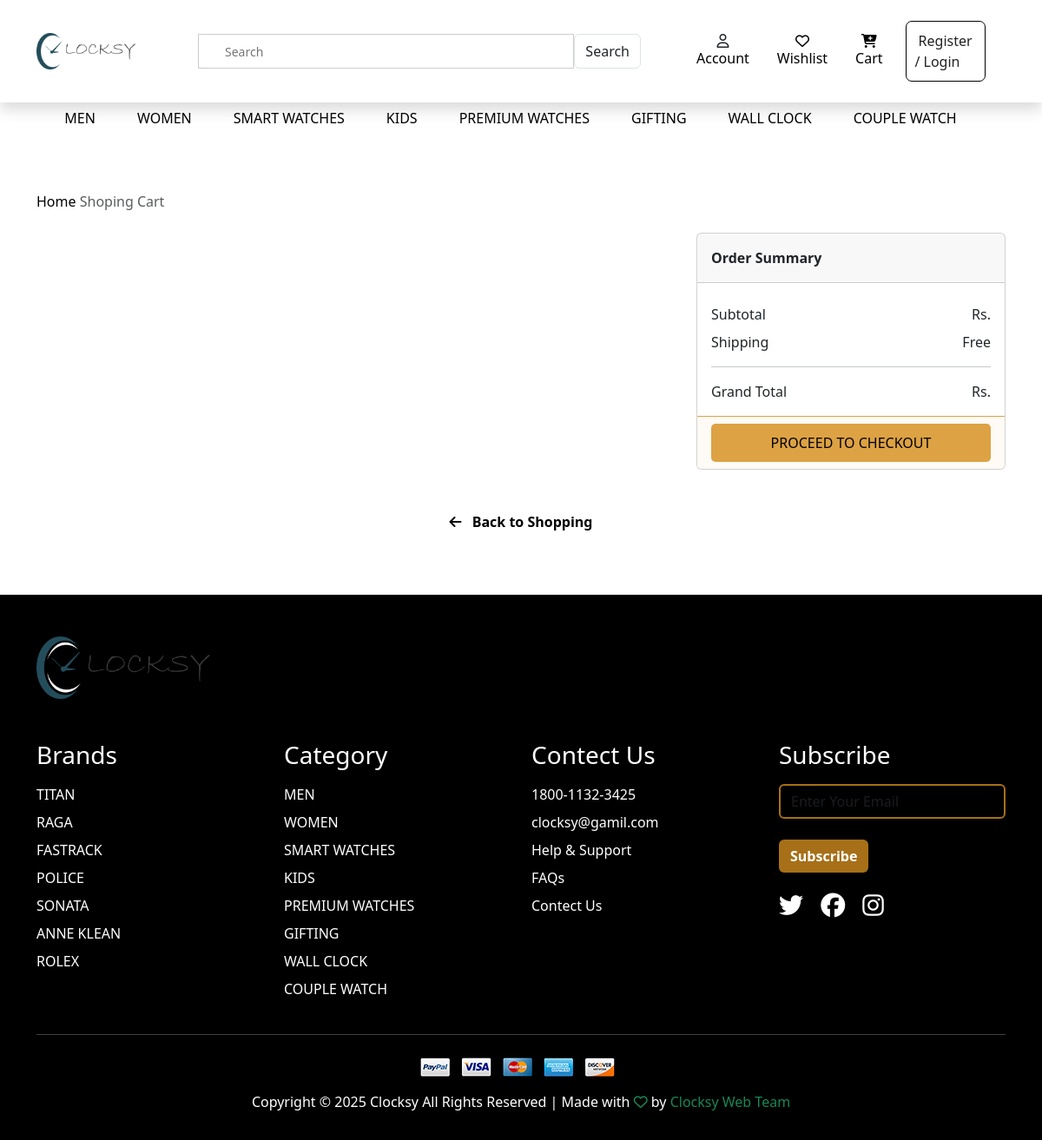
Page /cart_view/ on the committed database.
### clock_app/models.py (models this page shows)
class Category(models.Model):
    name = models.CharField(max_length=100)
    def __str__(self):
        return self.name

class Brand(models.Model):
    name = models.CharField(max_length=100)
    def __str__(self):
        return self.name

### clock_app/views.py (the view)
# urls.py: path('cart_view/', views.cart_view, name='cart_view'),
def cart_view(request):
    categories = Category.objects.all()
    brand = Brand.objects.all()
    cart = request.session.get("cart", {})
    print(cart)
    total_amount = sum(item['price'] * item['quantity'] for item in cart.values())
    return render(request, 'cart.html', {'categories': categories, 'totpal_amount': total_amount,'brands': brand, 'cart': cart})

### templates/cart.html (shortened to what this page needs)
{% extends "layout.html" %}
{% load static %}
{% block content %}
<section class="card-page my-5" style="">
    <div class="container mt-3 mb-4">
        <a href="/" class="text-decoration-none text-black">Home</a>
        <a href="#" class="text-decoration-none text-black text-muted">
            Shoping Cart
        </a>
    </div>
    <div class="container">
        <div class="row">
            <div class="col-md-8">
            </div>
            <div class="col-md-4">
                <div class="cart">
                    <div class="card">
                        <div class="card-header">
                            <p class="mb-0 fw-bold py-2">Order Summary</p>
                        </div>
                        <div class="card-body">
                            <div class="d-flex justify-content-between my-2">
                                <p class="mb-0">Subtotal</p>
                                <p class="mb-0">Rs. {{ total_amount }}</p>
                            </div>
                            <div class="d-flex justify-content-between my-2">
                                <p class="mb-0">Shipping</p>
                                <p class="mb-0">Free</p>
                            </div>
                            <hr>
                            <div class="d-flex justify-content-between">
                                <p class="mb-0">Grand Total</p>
                                <p class="mb-0">Rs. {{ total_amount }}</p>
                            </div>
                        </div>
                        <div class="card-footer" id="add-cart">
                            <a href="{% url 'payment' %}"><button class="w-100">Proceed to checkout</button></a>
                        </div>
                    </div>
                </div>
            </div>
        </div>
    </div>
    <div class="container my-5">
        <div class="row">
            <div class="col-md-12 col-lg-12 mb-4">
                <div class="d-flex align-items-center justify-content-center">
                    <a href="/category/Men" class="text-decoration-none text-black fw-bold">
                        <i class="fa-solid fa-arrow-left me-2"></i> Back to Shopping
                    </a>
                </div>
            </div>
        </div>
</section>
{% endblock %}

### templates/layout.html (shortened to what this page needs)
<!DOCTYPE html>
<html lang="en">
    {% load static %}
<head>
    <link rel="stylesheet" href="{% static '/css/style.css' %}">
    <link href="https://cdn.jsdelivr.net/npm/bootstrap@5.3.3/dist/css/bootstrap.min.css" rel="stylesheet">
    <link rel="stylesheet" href="https://cdnjs.cloudflare.com/ajax/libs/font-awesome/6.7.2/css/all.min.css" />
</head>
<body>
    <section class="Nav">
        <nav class="navbar navbar-expand-lg py-4 position-fixed top-0 w-100 bg-white z-3 box shadow d-flex align-items-center justify-content-center shadow">
            <div class="container">
                <div class="row w-100 d-flex align-items-center">
                    <div class="col-md-2">
                        <div class="logo pe-5">
                            <a href="{% url "index" %}">
                                <img src="{% static "/images/logo.png" %}" alt="Titan Logo" class="img-fluid w-100">
                            </a>
                        </div>
                    </div>
                    <div class="col-md-6">
                        <div class="search pe-4 d-flex align-items-center">
                            <form method="POST" action="/searchpage/" class="d-flex w-100">
                                <input type="text" placeholder="Search" name="search" class="w-100">
                                <button class="btn border">Search</button>
                            </form>
                        </div>
                    </div>
                    <div class="col-md-4 d-flex align-items-center justify-content-around">
                        <div class="icon d-flex align-items-center">
                            <div class="icon-item mx-3 d-flex align-items-center flex-column">
                                <i class="fa-regular fa-user"></i>
                                <p class="m-0"><a href="/account" class="text-decoration-none text-black d-flex align-items-center flex-column">Account</a></p>
                            </div>
                            <div class="icon-item mx-3 d-flex align-items-center flex-column">
                                <a href="{% url "wishlist_view" %}" class="text-decoration-none text-black d-flex align-items-center flex-column">
                                    <i class="fa-regular fa-heart"></i>
                                    <p class="m-0">Wishlist</p>
                                </a>
                            </div>
                            <div class="icon-item mx-3">
                                <a href="{% url "cart_view" %}" class="text-decoration-none text-black d-flex align-items-center flex-column">
                                    <i class="fa-solid fa-cart-plus"></i>
                                    <p class="m-0">Cart</p>
                                </a>
                            </div>
                            <div>
                                {% if user.is_authenticated %}
                                <div
                                  style="font-weight: 500; margin-left: 20px; color: #222; border: solid black 1px; padding: 10px; border-radius: 7px; ">
                                  <a target="_blank" class=" hov-btn3"
                                    style="text-decoration: none; color: #222;  border-radius: 15px; padding: 8px;"
                                    href="{% url 'logout_user' %}">Logout</a>
                                </div>
                                {% else %}
                                <div
                                  style="font-weight: 500; margin-left: 10px; color: #222; border: solid black 1px; padding: 10px; border-radius: 7px; ">
                                  <a class=" hov-btn3" style="text-decoration: none; border-radius: 15px; padding: 4px; color: #222;"
                                    href="{% url 'register' %}" target="_blank">Register</a> <span>/</span><a target="_blank"
                                    class=" hov-btn3" style="text-decoration: none; color: #222;  border-radius: 15px; padding: 4px;"
                                    href="{% url 'login_user' %}">Login</a>
                                </div>
                                {% endif %}
                            </div>
                        </div>
                    </div>
                </div>
            </div>
        </nav>
    </section>
    <section>
        <nav class="menu w-100" style="margin-top: 100px;">
            <div class="container">
                <div class="row w-100">
                    <div class="col-md-12 w-100 d-flex align-items-center justify-content-center py-4">
                        {% for category in categories %}
                            <div class="menu-item px-4">
                                <a href="{% url "category" category.name %}" class="text-decoration-none text-black text-uppercase">{{ category.name }}</a>
                            </div>
                        {% endfor %}
                    </div>
                </div>
            </div>
        </nav>
    </section>
    {% block content %}
    {% endblock content %}
    <section>
        <div class="footer pt-5 pb-3" style="background-color: rgb(0, 0, 0);">
            <div class="container">
                <div class="logo_image mb-5">
                    <div class="logo">
                        <a href="/">
                            <img src="{% static "/images/logo.png" %}" class="img-fluid" style='width: 200px;' alt="Titan Logo">
                        </a>
                    </div>
                </div>
                <div class="row">
                    <div class="col-md-3">
                        <div class="Brands">
                            <h3 class="text-white mb-3">Brands</h3>
                            <div class="Brands-list">
                                <ul class="list-unstyled">
                                    {% for b  in brands %}
                                    <li class="mb-2"><a href="{% url "category_brand_only" b %}" class="text-white text-uppercase text-decoration-none">{{ b }}</a></li>
                                    {% endfor %}
                                </ul>
                            </div>
                        </div>
                    </div>
                    <div class="col-md-3">
                        <div class="Category">
                            <h3 class="text-white mb-3">Category</h3>
                            <div class="Brands-list">
                                <ul class="list-unstyled">
                                    {% for c  in categories %}
                                    <li class="mb-2"><a href="{% url 'category' c %}" class="text-white text-uppercase text-decoration-none">{{ c }}</a></li>
                                    {% endfor %}
                                </ul>
                            </div>
                        </div>
                    </div>
                    <div class="col-md-3">
                        <div class="Contect">
                            <h3 class="text-white mb-3">Contect Us</h3>
                            <div class="Brands-list">
                                <ul class="list-unstyled">
                                        <li class="mb-2"><a href="#" class="text-white text-decoration-none">1800-1132-3425</a></li>
                                        <li class="mb-2"><a href="#" class="text-white text-decoration-none">clocksy@gamil.com</a></li>
                                        <li class="mb-2"><a href="#" class="text-white text-decoration-none">Help & Support</a></li>
                                        <li class="mb-2"><a href="#" class="text-white text-decoration-none">FAQs</a></li>
                                        <li class="mb-2"><a href="#" class="text-white text-decoration-none">Contect Us</a></li>
                                </ul>
                            </div>
                        </div>
                    </div>
                    <div class="col-md-3">
                        <div class="subscribe">
                            <h3 class="text-white mb-3">Subscribe</h3>
                            <div class="">
                                <form action="">
                                    <input type="email" class="form-control mb-2 text-white border-none" style="background-color: transparent; border: none; border: 2px solid #a77018; outline: none;" placeholder="Enter Your Email" required>
                                    <button type="submit" class="btn mt-3 btn-outline-none text-white fw-bold" style="background-color:#a77018 ;">Subscribe</button>
                                </form>
                            </div>
                            <div class="icon-social mt-4">
                                <a href="" class="text-decoration-none">
                                    <i class="fa-brands fs-3 me-3 fa-twitter text-white"></i>
                                </a>
                                <a href="" class="text-decoration-none">
                                    <i class="fa-brands fs-3 text-white me-3 fa-facebook"></i>
                                </a>
                                <a href="" class="text-decoration-none">
                                    <i class="fa-brands fs-3 fa-instagram text-white"></i>
                                </a>
                            </div>
                        </div>
                    </div>
                </div>
                <div class="copy-right">
                    <hr class="text-white my-4">
                    <div class="row">
                        <div class="col-md-12 text-center">
                            <a href="" class="me-2 text-decoration-none">
                                <img src="{% static "/images/payment/icon-pay-01.png" %}" alt="image">
                            </a>
                            <a href="" class="me-2 text-decoration-none">
                                <img src="{% static "/images/payment/icon-pay-02.png" %}" alt="image">
                            </a>
                            <a href="" class="me-2 text-decoration-none">
                                <img src="{% static "/images/payment/icon-pay-03.png" %}" alt="image">
                            </a>
                            <a href="" class="me-2 text-decoration-none">
                                <img src="{% static "/images/payment/icon-pay-04.png" %}" alt="image">
                            </a>
                            <a href="" class="me-2 text-decoration-none">
                                <img src="{% static "/images/payment/icon-pay-05.png" %}" alt="image">
                            </a>
                        </div>
                        <div class="col-md-12 mt-3 text-center">
                            <p class="text-white">Copyright © 2025 Clocksy All Rights Reserved | Made with <i class="fa-regular fa-heart text-success"></i> by <span class="text-success">Clocksy Web Team</span></p>
                        </div>
                    </div>
                </div>
            </div>
        </div>
    </section>
</body>
</html>

### static/css/style.css (style rules this page uses)
* { margin: 0; padding: 0; box-sizing: border-box; }
nav .search input { width: 100%; height: 40px; border: 1px solid #ccc; padding: 0 30px; font-size: 14px; font-weight: 500; outline: none; }
#add-cart { border-color: #dda243; background-color: #fefaf5; }
.card-page #add-cart button { background-color: #dda243; outline: none; border: none; border-radius: 5px; padding: 10px 20px; color: black; cursor: pointer; transition: all 0.3s ease; text-transform: uppercase; }
:root { --primary-color: #3498db; --secondary-color: #2c3e50; --border-color:#373737; --white: #fff; --black: #000; }

### rows in the picture
Category: name "MEN"
Category: name "WOMEN"
Category: name "SMART WATCHES"
Category: name "KIDS"
Category: name "PREMIUM WATCHES"
Category: name "GIFTING"
Category: name "WALL CLOCK"
Category: name "COUPLE WATCH"
Brand: name "TITAN"
Brand: name "RAGA"
Brand: name "FASTRACK"
Brand: name "POLICE"
Brand: name "SONATA"
Brand: name "ANNE KLEAN"
Brand: name "ROLEX"
